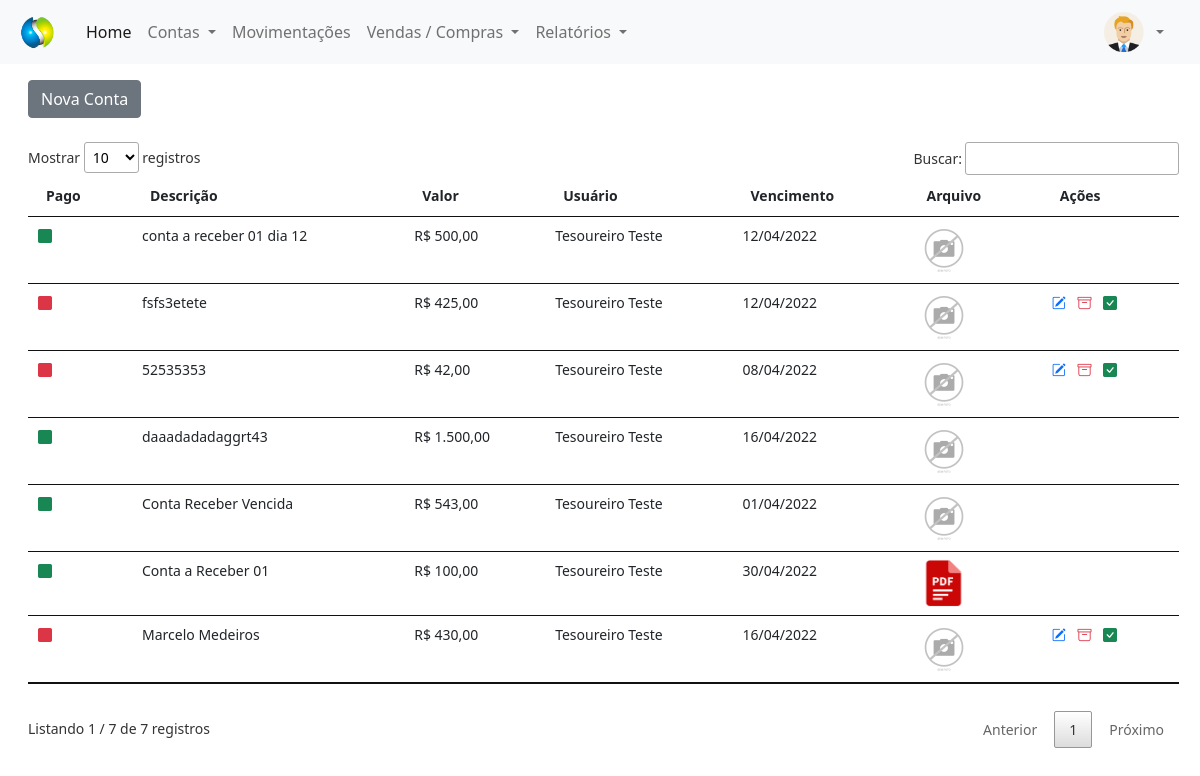
Screenshot of /painel-tesoureiro/index.php?pagina=contas_receber (signed in) with the database file from the repository.
### tables this page shows
CREATE TABLE `contas_receber` (
  `id` int(11) NOT NULL,
  `descricao` varchar(150) NOT NULL,
  `valor` decimal(8,2) NOT NULL,
  `usuario` int(5) NOT NULL,
  `pago` varchar(5) NOT NULL,
  `data` date NOT NULL,
  `vencimento` date NOT NULL,
  `arquivo` varchar(150) NOT NULL
);

CREATE TABLE `usuarios` (
  `id` int(11) NOT NULL,
  `nome` varchar(80) NOT NULL,
  `email` varchar(80) NOT NULL,
  `cpf` varchar(15) NOT NULL,
  `senha` varchar(20) NOT NULL,
  `nivel` varchar(20) NOT NULL
);

### painel-tesoureiro/contas_receber.php (the view, shortened to what this page needs)
<?php
$pag = 'contas_receber';
require_once('../conexao.php');
?>
<a href="index.php?pagina=<?php echo $pag ?>&funcao=novo" type="button" class="btn btn-secondary mt-2">Nova Conta</a>
<div class="mt-4" style="margin-right:25px">
    <?php
    $query = $pdo->query("SELECT * from contas_receber order by id desc");
    $res = $query->fetchAll(PDO::FETCH_ASSOC);
    $total_reg = @count($res);
    if ($total_reg > 0) {
    ?>
        <small>
            <table id="usuarios" class="table table-hover my-4" style="width:100%">
                <thead>
                    <tr>
                        <th>Pago</th>
                        <th>Descrição</th>
                        <th>Valor</th>
                        <th>Usuário</th>
                        <th>Vencimento</th>
                        <th>Arquivo</th>
                        <th>Ações</th>
                    </tr>
                </thead>
                <tbody>
                    <?php
                    for ($i = 0; $i < $total_reg; $i++) {
                        $id_usu = $res[$i]['usuario'];
                        $query2 = $pdo->query("SELECT * from usuarios where id = '$id_usu'");
                        $res2 = $query2->fetchAll(PDO::FETCH_ASSOC);
                        $nome_usu = $res2[0]['nome'];
                        $vencimento = $res[$i]['vencimento'];
                        if ($res[$i]['pago'] == 'Sim') {
                            $classe = 'text-success';
                        } else {
                            $classe = 'text-danger';
                        }
                        $extensao = strchr($res[$i]['arquivo'], '.');
                        if ($extensao == '.pdf') {
                            $arquivo_pasta = 'pdf.png';
                        } else {
                            $arquivo_pasta = $res[$i]['arquivo'];
                        }
                    ?>
                        <tr>
                            <td>
                                <i class="bi bi-square-fill <?php echo $classe; ?>"></i>
                            </td>
                            <td>
                                <?php echo $res[$i]['descricao']; ?>
                            </td>
                            <td>
                                R$ <?php echo number_format($res[$i]['valor'], 2, ',', '.'); ?>
                            </td>
                            <td><?php echo $nome_usu ?></td>
                            <td>
                                <?php echo implode('/', array_reverse(explode('-', $vencimento)));
                                ?>
                            </td>
                            <td>
                                <a href="../img/<?php echo $pag ?>/<?php echo $res[$i]['arquivo'] ?>" type="button" title="Ver Arquivo" style="text-decoration: none" target="_blank">
                                    <img src="../img/<?php echo $pag ?>/<?php echo $arquivo_pasta ?>" width="50px">
                                </a>
                            </td>
                            <td>
                                <?php
                                if ($res[$i]['pago'] != 'Sim') {
                                ?>
                                    <a href="index.php?pagina=<?php echo $pag ?>&funcao=editar&id=<?php echo $res[$i]['id'] ?>" title="Editar Registro" style="text-decoration: none">
                                        <i class="bi bi-pencil-square text-primary me-2"></i>
                                    </a>
                                    <a href="index.php?pagina=<?php echo $pag ?>&funcao=deletar&id=<?php echo $res[$i]['id']; ?>" title="Excluir Registro" style="text-decoration: none">
                                        <i class="bi bi-archive text-danger me-2"></i>
                                    </a>
                                    <a href="index.php?pagina=<?php echo $pag ?>&funcao=baixar&id=<?php echo $res[$i]['id']; ?>" title="Baixar Registro">
                                        <i class="bi bi-check-square-fill text-success me-2" style="text-decoration: none"></i>
                                    </a>
                                <?php } ?>
                            </td>
                        </tr>
                    <?php }
                    ?>
                </tbody>
            </table>
        </small>
    <?php } else {
        echo "Não existem dados para serem exibidos!";
    } ?>
</div>

### rows the page displays
contas_receber: descricao "conta a receber 01 dia 12", valor "500,00", usuarios.nome "Tesoureiro Teste", vencimento "12/04/2022", arquivo (picture)
contas_receber: descricao "fsfs3etete", valor "425,00", usuarios.nome "Tesoureiro Teste", vencimento "12/04/2022", arquivo (picture)
contas_receber: descricao "52535353", valor "42,00", usuarios.nome "Tesoureiro Teste", vencimento "08/04/2022", arquivo (picture)
contas_receber: descricao "daaadadadaggrt43", valor "1.500,00", usuarios.nome "Tesoureiro Teste", vencimento "16/04/2022", arquivo (picture)
contas_receber: descricao "Conta Receber Vencida", valor "543,00", usuarios.nome "Tesoureiro Teste", vencimento "01/04/2022", arquivo (picture)
contas_receber: descricao "Conta a Receber 01", valor "100,00", usuarios.nome "Tesoureiro Teste", vencimento "30/04/2022", shows a picture
contas_receber: descricao "Marcelo Medeiros", valor "430,00", usuarios.nome "Tesoureiro Teste", vencimento "16/04/2022", arquivo (picture)
